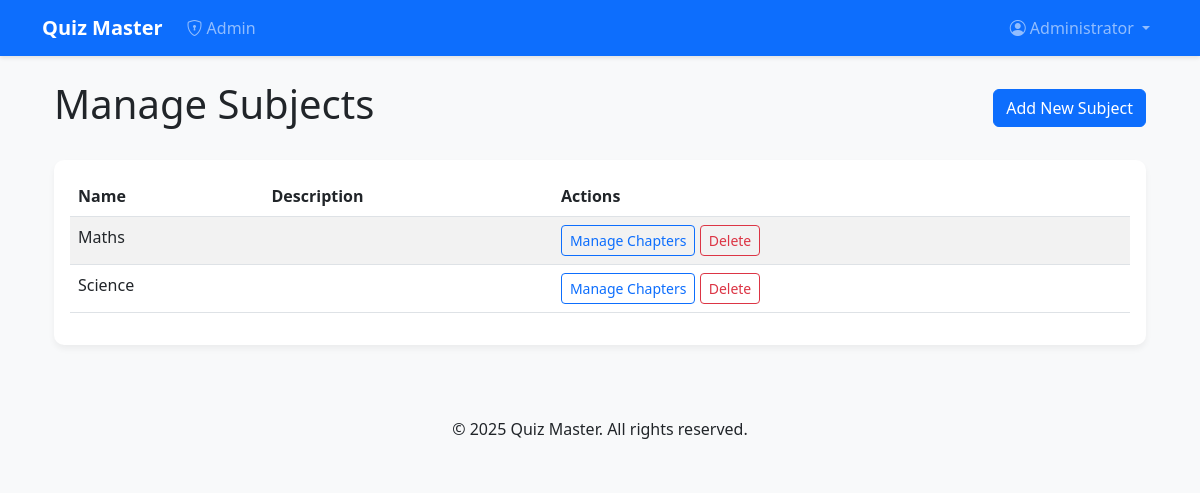
Screenshot of /admin/subjects (signed in) with the database file from the repository.
### models.py (models this page shows, shortened)
class User(UserMixin, db.Model):
    __tablename__ = 'users'
    id = db.Column(db.Integer, primary_key=True)
    username = db.Column(db.String(80), unique=True, nullable=False)
    email = db.Column(db.String(120), unique=True, nullable=False)
    password = db.Column(db.String(200), nullable=False)
    full_name = db.Column(db.String(120))
    qualification = db.Column(db.String(120))
    dob = db.Column(db.Date)
    is_admin = db.Column(db.Boolean, default=False)
    created_at = db.Column(db.DateTime, default=datetime.utcnow)
    scores = db.relationship('Score', backref='user', lazy=True, cascade='all, delete-orphan')

class Subject(db.Model):
    __tablename__ = 'subjects'
    id = db.Column(db.Integer, primary_key=True)
    name = db.Column(db.String(120), unique=True, nullable=False)
    description = db.Column(db.Text)
    created_at = db.Column(db.DateTime, default=datetime.utcnow)
    chapters = db.relationship('Chapter', backref='subject', lazy=True, cascade='all, delete-orphan')

### routes/admin.py (the view)
@admin_bp.route('/subjects')
def manage_subjects():
    subjects = Subject.query.order_by(Subject.name).all()
    return render_template('manage_subjects.html', subjects=subjects)

### app.py (called while the page is built)
def create_app():
    app = Flask(__name__)
    app.config.from_object(Config)
    db.init_app(app)
    migrate = Migrate(app, db)
    login_manager = LoginManager()
    login_manager.login_view = 'auth.login'
    login_manager.init_app(app)
    @login_manager.user_loader
    def load_user(user_id):
        from models import User
        return User.query.get(int(user_id))
    init_routes(app)
    @app.route('/')
    def index():
        return render_template('index.html')
    return app

### routes/admin.py (called while the page is built)
@admin_bp.before_request
@login_required
def require_admin():
    if not current_user.is_admin:
        flash('Unauthorized access', 'danger')
        return redirect(url_for('user.dashboard'))

### templates/manage_subjects.html (shortened to what this page needs)
{% extends "base.html" %}
{% block content %}
<div class="container">
    <div class="d-flex justify-content-between align-items-center mb-4">
        <h1>Manage Subjects</h1>
        <button class="btn btn-primary" data-bs-toggle="modal" data-bs-target="#addSubjectModal">
            Add New Subject
        </button>
    </div>
    <div class="card">
        <div class="card-body">
            {% if subjects %}
            <table class="table table-striped">
                <thead>
                    <tr>
                        <th>Name</th>
                        <th>Description</th>
                        <th>Actions</th>
                    </tr>
                </thead>
                <tbody>
                    {% for subject in subjects %}
                    <tr>
                        <td>{{ subject.name }}</td>
                        <td>{{ subject.description|default('', true) }}</td>
                        <td>
                            <a href="{{ url_for('admin.manage_chapters', subject_id=subject.id) }}"
                               class="btn btn-sm btn-outline-primary">
                                Manage Chapters
                            </a>
                            <form method="POST" action="{{ url_for('admin.delete_subject', subject_id=subject.id) }}"
                                  class="d-inline">
                                <button type="submit" class="btn btn-sm btn-outline-danger">
                                    Delete
                                </button>
                            </form>
                        </td>
                    </tr>
                    {% endfor %}
                </tbody>
            </table>
            {% else %}
            <p class="text-muted">No subjects found</p>
            {% endif %}
        </div>
    </div>
</div>
{% endblock %}

### templates/base.html (shortened to what this page needs)
<!DOCTYPE html>
<html lang="en">
<head>
    <link href="https://cdn.jsdelivr.net/npm/bootstrap@5.3.0/dist/css/bootstrap.min.css" rel="stylesheet">
    <link rel="stylesheet" href="https://cdn.jsdelivr.net/npm/bootstrap-icons@1.10.0/font/bootstrap-icons.css">
    <link rel="stylesheet" href="{{ url_for('static', filename='css/styles.css') }}">
</head>
<body>
    <nav class="navbar navbar-expand-lg navbar-dark bg-primary">
        <div class="container">
            <a class="navbar-brand" href="{{ url_for('index') }}">Quiz Master</a>
            <div class="collapse navbar-collapse" id="navbarNav">
                <ul class="navbar-nav me-auto">
                    {% if current_user.is_authenticated %}
                        {% if current_user.is_admin %}
                            <li class="nav-item">
                                <a class="nav-link" href="{{ url_for('admin.dashboard') }}">
                                    <i class="bi bi-shield-lock me-1"></i>Admin
                                </a>
                            </li>
                        {% endif %}
                    {% endif %}
                </ul>
                <ul class="navbar-nav">
                    {% if current_user.is_authenticated %}
                        <li class="nav-item dropdown">
                            <a class="nav-link dropdown-toggle" href="#" id="userDropdown" role="button" data-bs-toggle="dropdown" aria-expanded="false">
                                <i class="bi bi-person-circle me-1"></i>{{ current_user.full_name or current_user.username }}
                            </a>
                        </li>
                    {% endif %}
                </ul>
            </div>
        </div>
    </nav>
    <main class="container my-4">
        {% block content %}{% endblock %}
    </main>
    <footer class="bg-light py-4 mt-5">
        <div class="container text-center">
            <p class="mb-0">&copy; 2025 Quiz Master. All rights reserved.</p>
        </div>
    </footer>
</body>
</html>

### static/css/styles.css (style rules this page uses)
body { font-family: 'Segoe UI', Tahoma, Geneva, Verdana, sans-serif; background-color: #f8f9fa; color: #212529; }
.navbar { box-shadow: 0 2px 4px rgba(0,0,0,.1); }
.navbar-brand { font-weight: 700; }
.card { border: none; border-radius: 10px; box-shadow: 0 4px 6px rgba(0,0,0,.05); transition: transform 0.2s, box-shadow 0.2s; }

### rows the page displays
User: full_name "Administrator"
Subject: name "Maths"
Subject: name "Science"
